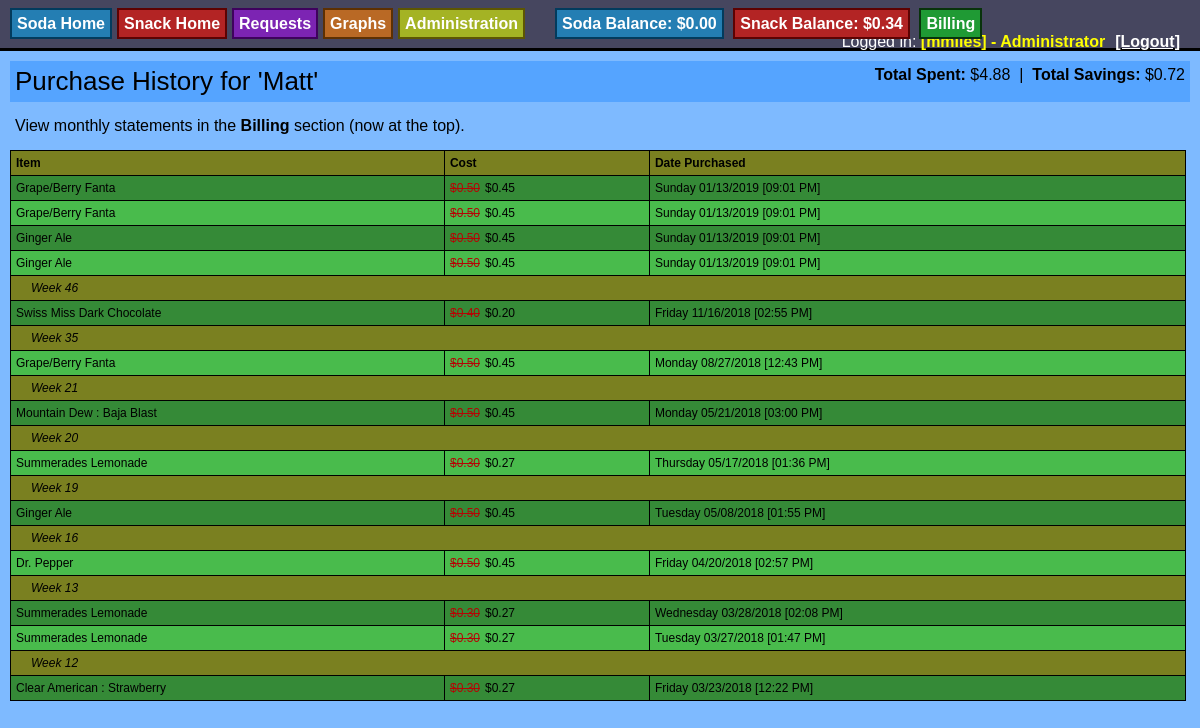
Page /purchase_history.php?type=Soda (signed in) on the committed database.
### tables this page shows
CREATE TABLE "Purchase_History" (
	`ID`	INTEGER PRIMARY KEY AUTOINCREMENT UNIQUE,
	`UserID`	INTEGER NOT NULL,
	`ItemID`	INTEGER NOT NULL,
	`Cost`	REAL,
	`Date`	TEXT,
	`DiscountCost`	REAL,
	`CashOnly`	INTEGER,
	`DailyAmountID`	INTEGER,
	`Cancelled`	INTEGER
);

CREATE TABLE "Item" (
	`ID`	integer PRIMARY KEY AUTOINCREMENT,
	`Name`	text,
	`Date`	text,
	`ChartColor`	text,
	`TotalCans`	integer,
	`BackstockQuantity`	integer,
	`ShelfQuantity`	integer,
	`Price`	real,
	`TotalIncome`	real,
	`TotalExpenses`	real,
	`DateModifed`	text,
	`DateModified`	text,
	`ModifyType`	text,
	`Retired`	INTEGER DEFAULT 0,
	`ImageURL`	TEXT,
	`ThumbURL`	TEXT,
	`UnitName`	TEXT,
	`Type`	TEXT,
	`DiscountPrice`	REAL,
	`Hidden`	INTEGER DEFAULT 0,
	`OutOfStock`	Integer,
	`OutOfStockDate`	Text,
	`OutOfStockReporter`	Text,
	`UnitNamePlural`	TEXT,
	`Alias`	TEXT,
	`ExpirationDate`	TEXT
);

### purchase_history.php (the view, shortened to what this page needs)
<head>
<?php
    $itemType = $_GET['type'];
    if( $isLoggedInAdmin && isset($_GET['userid'] ) && isset($_GET['name'] )  ) {
        $userID = $_GET['userid'];
        $name = $_GET['name'];
    } else {
        $userID = $_SESSION['UserID'];
        $name = $_SESSION['FirstName'];
    }
    echo "<div class='soda_popout'  style='margin:10px; padding:5px;'><span style='font-size:26px;'>Purchase History for '$name'</span> <span style='font-size:0.8em;'></span>";
    $totalSavings = 0.0;
    $totalBalance = 0.0;
    $results = $db->query("SELECT p.Cost, p.DiscountCost FROM Purchase_History p JOIN Item i on p.itemID = i.ID WHERE p.UserID = $userID AND i.Type='$itemType' AND Cancelled IS NULL");
    while ($row = $results->fetchArray()) {
        if( $row['DiscountCost'] != "" ) {
            $totalSavings += ($row['Cost'] - $row['DiscountCost']);
            $totalBalance += $row['DiscountCost'];
        } else {
            $totalBalance += $row['Cost'];
        }
    }
    echo  "<span style='float:right;'><b>Total Spent:</b> $". number_format($totalBalance,2) . "&nbsp;&nbsp;|&nbsp;&nbsp;<b>Total Savings:</b> $" . number_format($totalSavings, 2) . "</span>";
    echo "</div>";
    echo "<div style='margin:10px; padding:5px;'>";
    echo "View monthly statements in the <b>Billing</b> section (now at the top).";
    echo "</div>";
    echo "<div id='restock_all'>";
    echo "<table style='font-size:12; border-collapse:collapse; margin:10px; width:98%'>";
    echo "<thead><tr class='table_header'>";
    echo "<th style='padding:5px; border:1px #000 solid;' align='left'>Item</th>";
    echo "<th style='padding:5px; border:1px #000 solid;' align='left'>Cost</th>";
    echo "<th style='padding:5px; border:1px #000 solid;' align='left'>Date Purchased</th>";
    echo "</tr></thead>";
    $rowClass = "odd";
    $results = $db->query("SELECT i.Name, p.Cancelled, p.Cost, p.DiscountCost, p.Date, p.UserID, p.CashOnly FROM Purchase_History p JOIN Item i on p.itemID = i.ID WHERE p.UserID = $userID AND i.Type='$itemType' ORDER BY p.Date DESC");
    $currentWeek = "";
    while ($row = $results->fetchArray()) {
        $date_object = DateTime::createFromFormat('Y-m-d H:i:s', $row['Date']);
        $weekOfPurchase = $date_object->format('W');
        if( $currentWeek == "" ) {
            $currentWeek = $weekOfPurchase;
        } else {
            if( $currentWeek != $weekOfPurchase ) {
                echo "<tr>";
                echo "<td style='padding:5px; font-style:italic; padding-left: 20px; border:1px #000 solid; background-color:#7a8020;' colspan='3'>";
                echo "Week " . $weekOfPurchase;
                echo "</td>";
                echo "</tr>";
                $currentWeek = $weekOfPurchase;
            }
        }
        $itemName = $row['Name'];
        $discountAmountDisplay = "$" . number_format($row['DiscountCost'],2);
        $costAmountDisplay = "$" . number_format($row['Cost'], 2);
        echo "<tr class='$rowClass'>";
        echo "<td style='padding:5px; border:1px #000 solid;'>" . $itemName . "</td>";
        $costDisplay = "";
        if( $row['DiscountCost'] != "" ) {
            $costDisplay = "<span class='red_price'>$" . number_format($row['Cost'], 2) . "</span>" . $discountAmountDisplay;
        } else {
            $costDisplay = $costAmountDisplay;
        }
        echo "<td style='padding:5px; border:1px #000 solid;'>" . $costDisplay ."</td>";
        echo "<td style='padding:5px; border:1px #000 solid;'>" . $date_object->format('l m/d/Y  [h:i A]') . "</td>";
        echo "</tr>";
        if( $rowClass == "odd" ) { $rowClass = "even"; } else { $rowClass = "odd"; }
    }
        echo "</table>";
    echo "</div>";
?>
</body>

### css/style_5.css (style rules this page uses)
body { font-family: Helvetica, Arial, Sans-Serif; margin:0 auto; width:100%; height:100%; padding:0; background-color:#7EBAFF; }
.soda_body { background-color:#7EBAFF; }
.soda_popout { background-color: #55a4ff; }
.table_header { background-color: #7a8020; font-weight:bold; }
.odd { background-color: #358a37; }
.even { background-color: #49bb4c; }
.red_price { color:#b50505; text-decoration:line-through; margin-right:5px; }

### css/lights.css (style rules this page uses)
body { background: #000; }

### rows in the picture
purchase_history: ItemID.Name "Grape/Berry Fanta", Cost "0.50", DiscountCost "$0.45", Date "Sunday 01/13/2019 [09:01 PM]"
purchase_history: ItemID.Name "Grape/Berry Fanta", Cost "0.50", DiscountCost "$0.45", Date "Sunday 01/13/2019 [09:01 PM]"
purchase_history: ItemID.Name "Ginger Ale", Cost "0.50", DiscountCost "$0.45", Date "Sunday 01/13/2019 [09:01 PM]"
purchase_history: ItemID.Name "Ginger Ale", Cost "0.50", DiscountCost "$0.45", Date "Sunday 01/13/2019 [09:01 PM]"
purchase_history: Date "46", ItemID.Name "Swiss Miss Dark Chocolate", Cost "0.40", DiscountCost "$0.20", Date "Friday 11/16/2018 [02:55 PM]"
purchase_history: Date "35", ItemID.Name "Grape/Berry Fanta", Cost "0.50", DiscountCost "$0.45", Date "Monday 08/27/2018 [12:43 PM]"
purchase_history: Date "21", ItemID.Name "Mountain Dew : Baja Blast", Cost "0.50", DiscountCost "$0.45", Date "Monday 05/21/2018 [03:00 PM]"
purchase_history: Date "20", ItemID.Name "Summerades Lemonade", Cost "0.30", DiscountCost "$0.27", Date "Thursday 05/17/2018 [01:36 PM]"
purchase_history: Date "19", ItemID.Name "Ginger Ale", Cost "0.50", DiscountCost "$0.45", Date "Tuesday 05/08/2018 [01:55 PM]"
purchase_history: Date "16", ItemID.Name "Dr. Pepper", Cost "0.50", DiscountCost "$0.45", Date "Friday 04/20/2018 [02:57 PM]"
purchase_history: Date "13", ItemID.Name "Summerades Lemonade", Cost "0.30", DiscountCost "$0.27", Date "Wednesday 03/28/2018 [02:08 PM]"
purchase_history: ItemID.Name "Summerades Lemonade", Cost "0.30", DiscountCost "$0.27", Date "Tuesday 03/27/2018 [01:47 PM]"
purchase_history: Date "12", ItemID.Name "Clear American : Strawberry", Cost "0.30", DiscountCost "$0.27", Date "Friday 03/23/2018 [12:22 PM]"

### other values in the picture
$_SESSION['SodaBalance'] "0.00"
$_SESSION['SnackBalance'] "0.34"
$_SESSION['UserName'] "mmiles"
$name "Matt"
$totalBalance "4.88"
$totalSavings "0.72"
